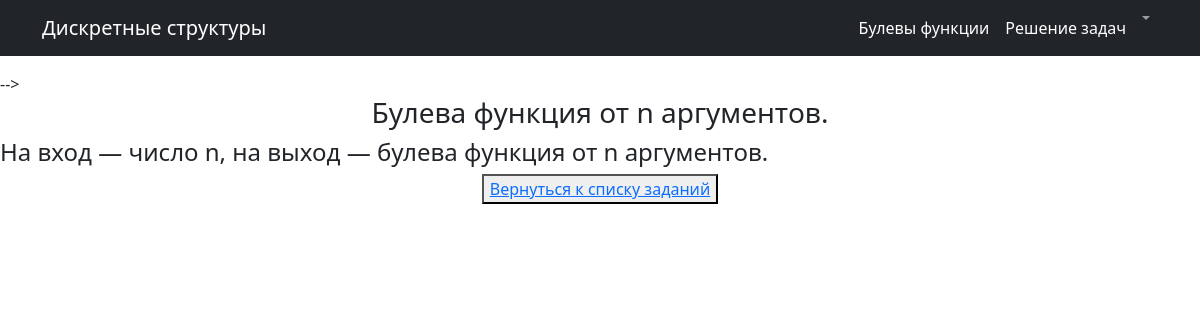
The page /tasks/1 (signed in) on the database its author committed.
### main/models.py (models this page shows, shortened)
class Task(models.Model):
    author = models.ForeignKey(Teacher,on_delete=models.CASCADE,default=1)
    title = models.CharField(max_length=255)
    description = models.TextField(unique=True,null = False,default="Образец")
    level = models.CharField(choices= Difficult_choices,default='Лёгкий',max_length=8)

### main/views.py (the view)
# urls.py: path('<int:pk>', TaskDetail.as_view(),name = 'task_detail')
class TaskDetail(LoginRequiredMixin,DetailView,):
    model = Task
    template_name = "task_detail.html"
    context_object_name = 'task'

### templates/task_detail.html (shortened to what this page needs)
<html lang="en">
<head>
</head>
{% block title %}
<center>
    <h3>
        {{task.title}}
    </h3>
</center>
{% endblock title %}
{% block content %}
<body>
<h4>{{task.description}}</h4>
<center>
    <button><a href = '/'>Вернуться к списку заданий</a></button>
</center>
</body>
</html>
{% endblock content %}

### rows shown on the page
Task: title "Булева функция от n аргументов.", description "На вход — число n, на выход — булева функция от n аргументов."
